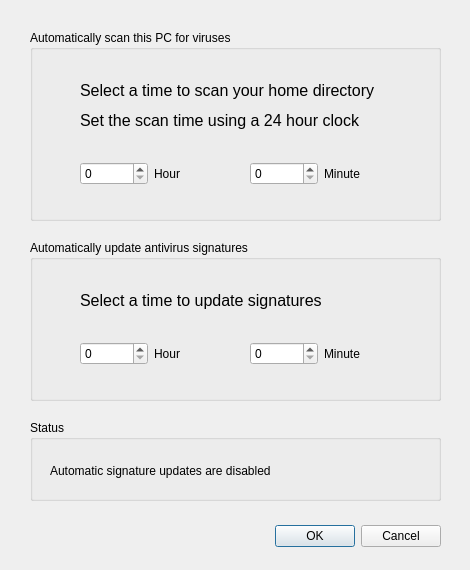
<?xml version="1.0" encoding="UTF-8"?>
<ui version="4.0">
 <class>Schedule</class>
 <widget class="QDialog" name="Schedule">
  <property name="geometry">
   <rect>
    <x>0</x>
    <y>0</y>
    <width>470</width>
    <height>570</height>
   </rect>
  </property>
  <property name="windowTitle">
   <string>Dialog</string>
  </property>
  <widget class="QDialogButtonBox" name="buttonBox">
   <property name="geometry">
    <rect>
     <x>100</x>
     <y>520</y>
     <width>341</width>
     <height>32</height>
    </rect>
   </property>
   <property name="orientation">
    <enum>Qt::Horizontal</enum>
   </property>
   <property name="standardButtons">
    <set>QDialogButtonBox::Cancel|QDialogButtonBox::Ok</set>
   </property>
  </widget>
  <widget class="QGroupBox" name="groupBox">
   <property name="geometry">
    <rect>
     <x>30</x>
     <y>30</y>
     <width>411</width>
     <height>191</height>
    </rect>
   </property>
   <property name="title">
    <string>Automatically scan this PC for viruses</string>
   </property>
   <widget class="QLabel" name="label">
    <property name="geometry">
     <rect>
      <x>50</x>
      <y>50</y>
      <width>311</width>
      <height>20</height>
     </rect>
    </property>
    <property name="font">
     <font>
      <pointsize>12</pointsize>
     </font>
    </property>
    <property name="text">
     <string>Select a time to scan your home directory</string>
    </property>
   </widget>
   <widget class="QLabel" name="label_3">
    <property name="geometry">
     <rect>
      <x>50</x>
      <y>80</y>
      <width>311</width>
      <height>20</height>
     </rect>
    </property>
    <property name="font">
     <font>
      <pointsize>12</pointsize>
     </font>
    </property>
    <property name="text">
     <string>Set the scan time using a 24 hour clock</string>
    </property>
   </widget>
   <widget class="QWidget" name="layoutWidget_2">
    <property name="geometry">
     <rect>
      <x>220</x>
      <y>130</y>
      <width>141</width>
      <height>28</height>
     </rect>
    </property>
    <layout class="QHBoxLayout" name="horizontalLayout_4">
     <item>
      <widget class="QSpinBox" name="spinBox_4"/>
     </item>
     <item>
      <widget class="QLabel" name="label_9">
       <property name="text">
        <string>Minute</string>
       </property>
      </widget>
     </item>
    </layout>
   </widget>
   <widget class="QWidget" name="layoutWidget">
    <property name="geometry">
     <rect>
      <x>50</x>
      <y>130</y>
      <width>141</width>
      <height>28</height>
     </rect>
    </property>
    <layout class="QHBoxLayout" name="horizontalLayout">
     <item>
      <widget class="QSpinBox" name="spinBox"/>
     </item>
     <item>
      <widget class="QLabel" name="label_4">
       <property name="text">
        <string>Hour</string>
       </property>
      </widget>
     </item>
    </layout>
   </widget>
  </widget>
  <widget class="QGroupBox" name="groupBox_2">
   <property name="geometry">
    <rect>
     <x>30</x>
     <y>240</y>
     <width>411</width>
     <height>161</height>
    </rect>
   </property>
   <property name="title">
    <string>Automatically update antivirus signatures</string>
   </property>
   <widget class="QLabel" name="label_10">
    <property name="geometry">
     <rect>
      <x>50</x>
      <y>50</y>
      <width>311</width>
      <height>20</height>
     </rect>
    </property>
    <property name="font">
     <font>
      <pointsize>12</pointsize>
     </font>
    </property>
    <property name="text">
     <string>Select a time to update signatures</string>
    </property>
   </widget>
   <widget class="QWidget" name="layoutWidget_3">
    <property name="geometry">
     <rect>
      <x>220</x>
      <y>100</y>
      <width>141</width>
      <height>28</height>
     </rect>
    </property>
    <layout class="QHBoxLayout" name="horizontalLayout_5">
     <item>
      <widget class="QSpinBox" name="spinBox_5"/>
     </item>
     <item>
      <widget class="QLabel" name="label_11">
       <property name="text">
        <string>Minute</string>
       </property>
      </widget>
     </item>
    </layout>
   </widget>
   <widget class="QWidget" name="layoutWidget_4">
    <property name="geometry">
     <rect>
      <x>50</x>
      <y>100</y>
      <width>141</width>
      <height>28</height>
     </rect>
    </property>
    <layout class="QHBoxLayout" name="horizontalLayout_6">
     <item>
      <widget class="QSpinBox" name="spinBox_6"/>
     </item>
     <item>
      <widget class="QLabel" name="label_12">
       <property name="text">
        <string>Hour</string>
       </property>
      </widget>
     </item>
    </layout>
   </widget>
  </widget>
  <widget class="QGroupBox" name="groupBox_3">
   <property name="geometry">
    <rect>
     <x>30</x>
     <y>420</y>
     <width>411</width>
     <height>81</height>
    </rect>
   </property>
   <property name="title">
    <string>Status</string>
   </property>
   <widget class="QLabel" name="label_13">
    <property name="geometry">
     <rect>
      <x>20</x>
      <y>40</y>
      <width>371</width>
      <height>21</height>
     </rect>
    </property>
    <property name="text">
     <string>Automatic signature updates are disabled</string>
    </property>
   </widget>
  </widget>
 </widget>
 <resources/>
 <connections>
  <connection>
   <sender>buttonBox</sender>
   <signal>accepted()</signal>
   <receiver>Schedule</receiver>
   <slot>accept()</slot>
   <hints>
    <hint type="sourcelabel">
     <x>248</x>
     <y>254</y>
    </hint>
    <hint type="destinationlabel">
     <x>157</x>
     <y>274</y>
    </hint>
   </hints>
  </connection>
  <connection>
   <sender>buttonBox</sender>
   <signal>rejected()</signal>
   <receiver>Schedule</receiver>
   <slot>reject()</slot>
   <hints>
    <hint type="sourcelabel">
     <x>316</x>
     <y>260</y>
    </hint>
    <hint type="destinationlabel">
     <x>286</x>
     <y>274</y>
    </hint>
   </hints>
  </connection>
 </connections>
</ui>
